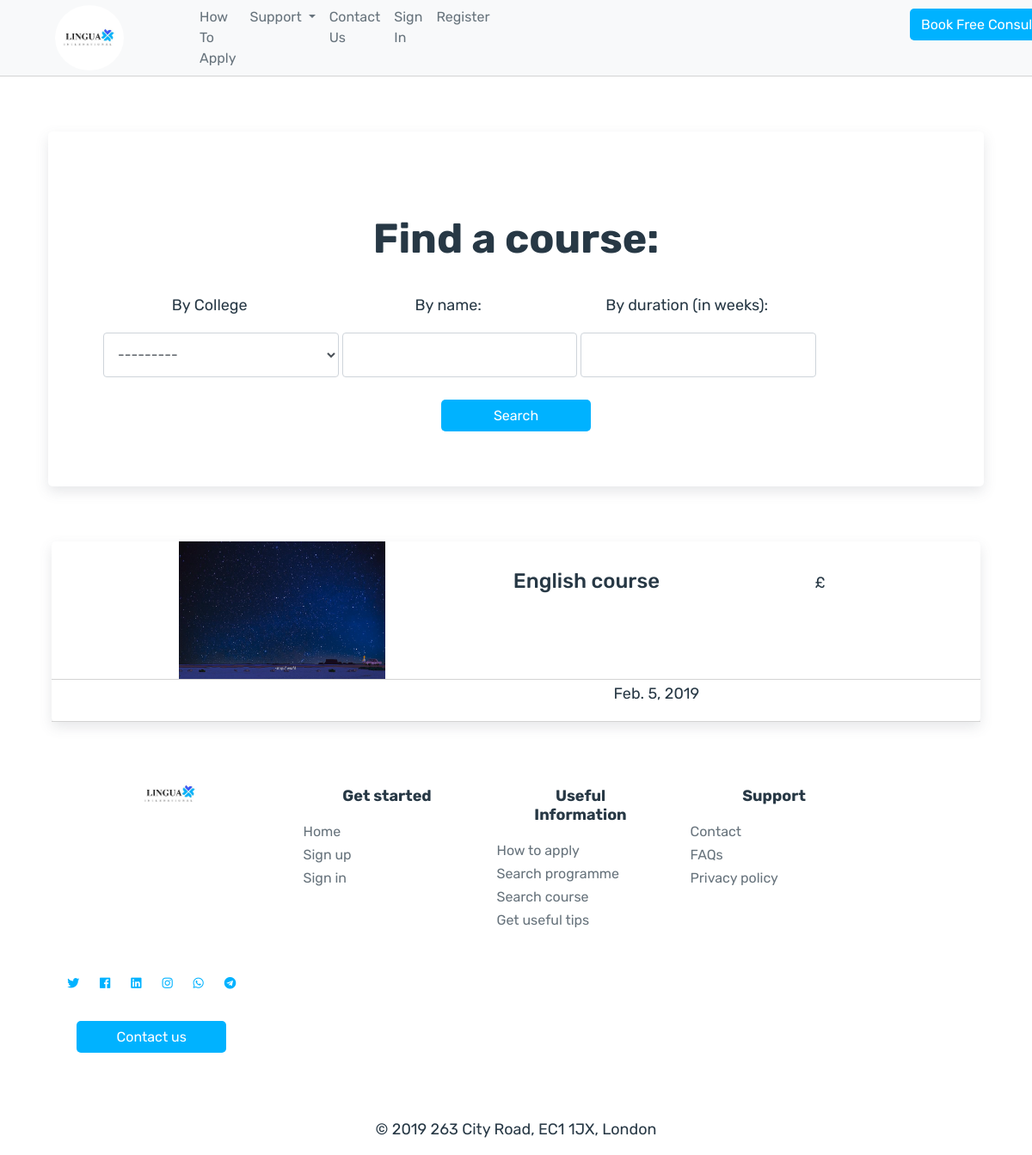
Screenshot of /search_course/ with the database file from the repository.
### lingua/models.py (models this page shows, shortened)
class Course(models.Model):
    college = models.ForeignKey('lingua.College', on_delete=models.CASCADE, related_name='colleges')
    image = models.ImageField(default='LinguaLogo.jpg', upload_to='college_img')
    name = models.CharField(max_length=140, null=True)
    coordinate_lat = models.DecimalField(max_digits=7, decimal_places=4, null=True)
    coordinate_long = models.DecimalField(max_digits=7, decimal_places=4, null=True)
    college_url = models.URLField(null=True)
    duration = models.DurationField(null=True)
    start_date = models.DateField(null=True)
    type = models.CharField(max_length=140, null=True)
    description = models.TextField(null=True)
    attendance = models.CharField(max_length=140, null=True)
    learning_mode = models.CharField(max_length=140, null=True)
    cost = models.DecimalField(max_digits=7, decimal_places=2, null=True)

### lingua/views.py (the view)
# urls.py: url(r'^search_course/$', views.search_course, name='search_course'),
def search_course(request):
    course_list = Course.objects.all()
    course_filter = CourseFilter(request.GET, queryset=course_list)
    return render(request, 'lingua_templates/search/search_form_course.html', {'filter': course_filter})

### lingua/models.py (called while the page is built)
    def __str__(self):
        return self.name

### lingua/templates/lingua_templates/search/search_form_course.html (shortened to what this page needs)
{% extends "lingua_templates/header.html" %}
{% load static %}
{% load widget_tweaks %}
{% block content %}
{% include "lingua_templates/inc/navbar.html" %}
<form id="search-form-course" method="get">
  <div class="well">
    <h1>Find a course:</h1>
    <div class="row">
      <div class="form-group col-sm-4 col-md-3">
        <p>By College</p>
        {% render_field filter.form.college class="form-control" %}
      </div>
      <div class="form-group col-sm-4 col-md-3">
        <p>By name: </p>
        {% render_field filter.form.name class="form-control" %}
      </div>
      <div class="form-group col-sm-4 col-md-3">
        <p>By duration (in weeks): </p>
        {% render_field filter.form.duration class="form-control" %}
      </div>
    </div>
    <button type="submit" class="btn btn-primary">
       Search
    </button>
  </div>
</form>
  <div>
    {% for course in filter.qs %}
    <a class="card-result" href="{{ course.id }}">
      <div class="search-result">
        <div class="row-results">
          <img class="img-result" src="{{ course.image.url }}" alt="{{ course.image }}">
          <h4 class="card-name">{{ course.name }}</h4>
          <p class="card-price" style="padding:2rem;">£ {{ course.price }}</p>
        </div>
        <div class="row-results">
          <p class="card-date">{{ course.start_date }}</p>
        </div>
      </div>
    </a>
    {% empty %}
      <h1>Sorry, we could not find what you were looking for</h1>
      <h4>Try with a more general search or <a style="text-decoration:none;" href="#">contact us</a></h4>
    {% endfor %}
  </div>
</div>
{% include "lingua_templates/inc/footer.html" %}
{% endblock %}

### lingua/static/css/style.css (style rules this page uses)
html, body { font-family: 'Rubik', sans-serif; color: #66737c; overflow-x: hidden; }
h1 { font-weight: bold; font-size: 48px; }
h1, h2, h3, h4 { color: #273845; text-align: center; margin: 2rem 0; }
p { text-align: center; font-size: 18px; line-height: 1.8; color: #273845; }
a { position: relative; color: #00b2ff; text-decoration: none; }
input { padding: 5px; border: none; border-bottom: 1px solid lightgray; }
.btn { color: white; background-color: #00b2ff; border-radius: 5px; border: none; width: 150px; display: block; margin: 0 auto; margin-top: 10px; line-height: 25px; }
#search-form-programme, #search-form-course { display: block; width: 80%; margin: 4rem auto; background-color: white; border-radius: 5px; padding: 4rem; box-shadow: 0 6px 15px 0 rgba( 85, 92, 107, .15 ); }
.search-result { display: block; width: 90%; margin: 1rem auto; border-radius: 5px; box-shadow: 0 6px 15px 0 rgba( 85, 92, 107, .15 ); }
.img-result { width: 15rem; height: 10rem; }
.row-results { display: flex; justify-content: space-evenly; border-bottom: 1px solid lightgrey; }
.card-name, .card-price, .card-university, .card-date { text-decoration: none; color: #273845; }
.card-name, .card-price, .card-university, .card-date:hover { text-decoration: none; color: #273845; }
*, *:before, *:after { -webkit-box-sizing: inherit; box-sizing: inherit; }
a:focus,a:hover,a { outline:none; text-decoration: none; }

### rows the page displays
Course: image (picture), name "English course", start_date "Feb. 5, 2019"
